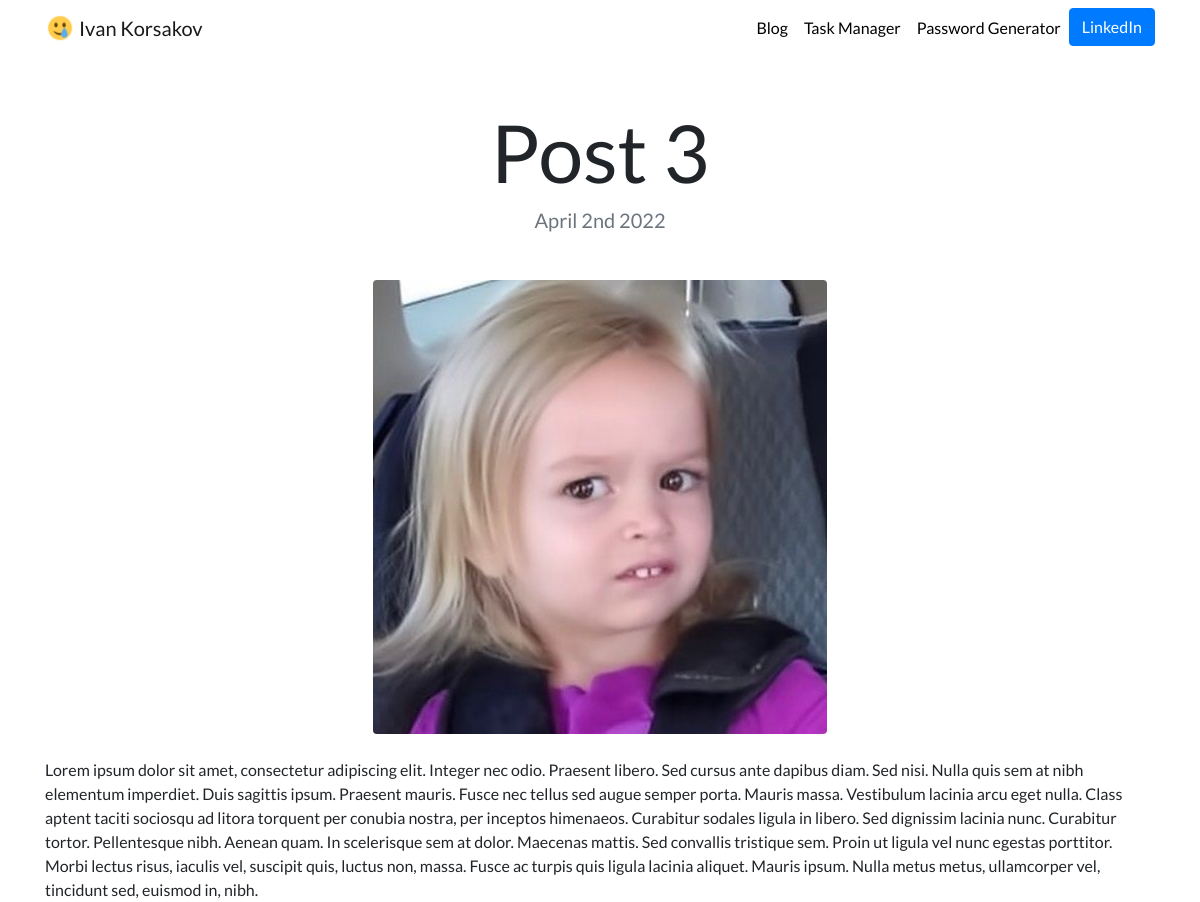
Page /blog/3/ on the committed database.
### apps/blog/models.py (models this page shows, shortened)
class BlogPost(models.Model):
    title = models.CharField(
        max_length=100
    )
    description = models.CharField(
        max_length=250
    )
    date = models.DateField(
        blank=True
    )
    post_text = models.TextField(
    )
    image = models.ImageField(
        upload_to='blog/images',
        blank=True
    )

### apps/blog/views.py (the view)
# urls.py: path('<int:blog_id>/', views.blog_post, name='blog_post'),
def blog_post(request, blog_id):
    blog = get_object_or_404(BlogPost, pk=blog_id)
    return render(request, 'blog/blog_post.html', {'blog': blog})

### templates/blog/blog_post.html
{% extends 'base.html' %}
{% load static %}
{% block content %}
<h1 class="text-center mt-5" id="blogdetailtitle">{{ blog.title }}</h1>
<h5 class="text-center text-muted mb-5">{{ blog.date|date:'F jS Y' }}</h5>
{% if blog.image %}
<img src="{{ blog.image.url }}" class="rounded mx-auto d-block">
{% endif%}
<br>
{{ blog.post_text|safe }}
{% endblock %}

### static/website/custom.css (style rules this page uses)
body { font-family: 'Lato', sans-serif; }
@media (min-width: 992px) { #blogdetailtitle { font-size: 5rem; } }

### rows in the picture
BlogPost: title "Post 3", date "April 2nd 2022", image (picture), post_text "Lorem ipsum dolor sit amet, consectetur adipiscing elit. Integer nec odio. Praesent libero. Sed cursus ante dapibus diam. Sed nisi. Nulla quis sem at nibh elementum imperdiet. Duis sagittis ipsum. Praesent mauris. Fusce nec tellus sed augue semper porta. Mauris massa. Vestibulum lacinia arcu eget nulla. Class aptent taciti sociosqu ad litora torquent per conubia nostra, per inceptos himenaeos. Curabitur sodales ligula in libero. Sed dignissim lacinia nunc. Curabitur tortor. Pellentesque nibh. Aenean quam. In scelerisque sem at dolor. Maecenas mattis. Sed convallis tristique sem. Proin ut ligula vel nunc egestas porttitor. Morbi lectus risus, iaculis vel, suscipit quis, luctus non, massa.…"
